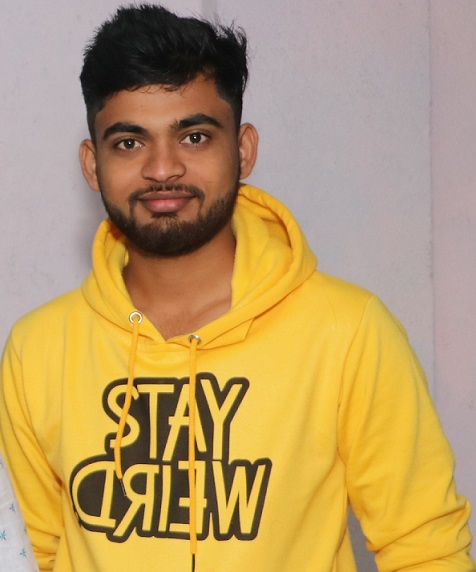
#> input picture cartoon img/yash2.jpg, 476 x 572 px
$ python cartoon_img.py
#> lines starting #> are read from the running program, lines starting #| are printed output that depends on the picture; after the words box and inside, x2 and y2 are one past the last pixel; in counts of white or black regions, pixels touching at a corner belong together


# importing required libraeies

import cv2
import numpy as np


#  reading image

img = cv2.imread("yash2.jpg")
#> img is the input picture: shape (572, 476, 3); mean B, G, R 102.9, 155.6, 185.9
cv2.imshow("img",img)


#  converting img to RGB

img = cv2.cvtColor(img, cv2.COLOR_BGR2RGB)
cv2.imshow("RGB",img)

#   etecting edges ogf the input image

gray = cv2.cvtColor(img,cv2.COLOR_BGR2GRAY)
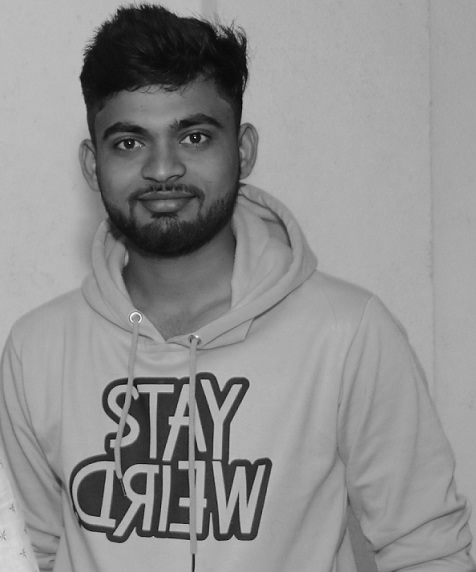
#> gray: shape (572, 476); min 1, max 245, mean 143.3
gray = cv2.medianBlur(gray,5)
edges = cv2.adaptiveThreshold(gray,255,cv2.ADAPTIVE_THRESH_MEAN_C,cv2.THRESH_BINARY,9,9)
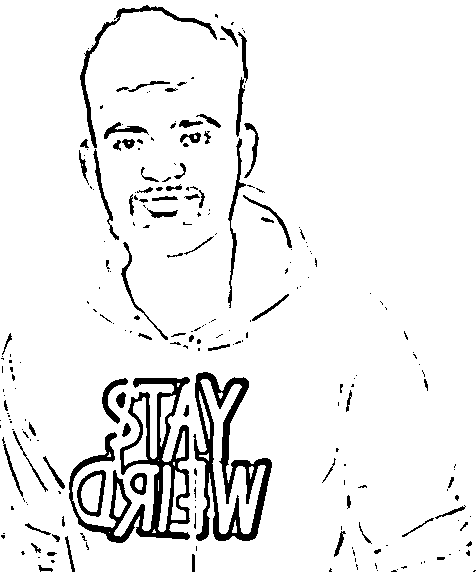
#> edges: shape (572, 476); 93.2% white; 239 black regions (161 under 20 px), largest, box (x1, y1, x2, y2) and area: (69, 377, 190, 543) 5282, (193, 372, 272, 541) 4205, (80, 5, 217, 148) 1059
cv2.imshow("edges",edges)

# Carttonifying the image

color =  cv2.bilateralFilter(img,9,250,250)
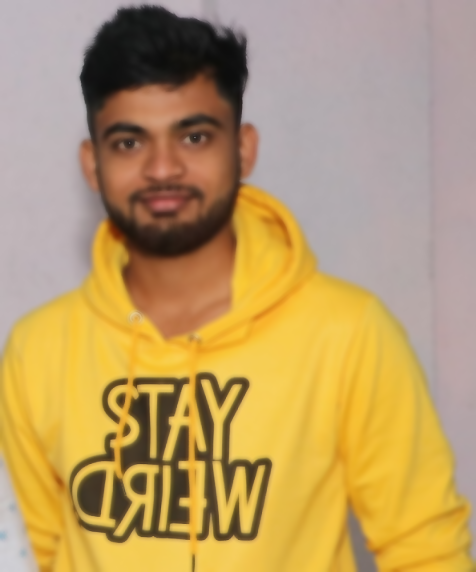
#> color: shape (572, 476, 3); mean R, G, B 185.9, 155.6, 102.9
cartoon = cv2.bitwise_and(color,color,mask=edges)
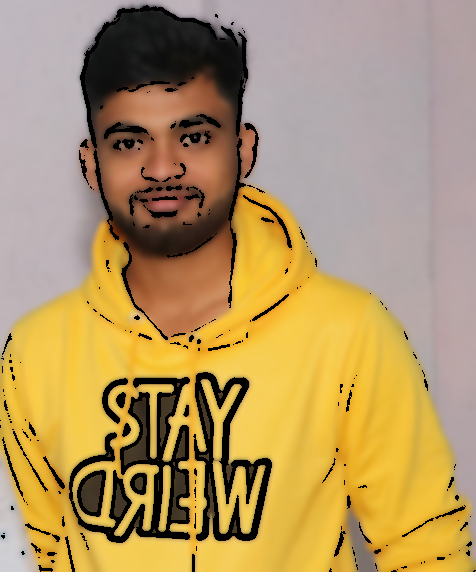
#> cartoon: shape (572, 476, 3); mean R, G, B 178, 149.7, 99.9

cv2.imshow("cartoon",cartoon)
cv2.waitKey()
